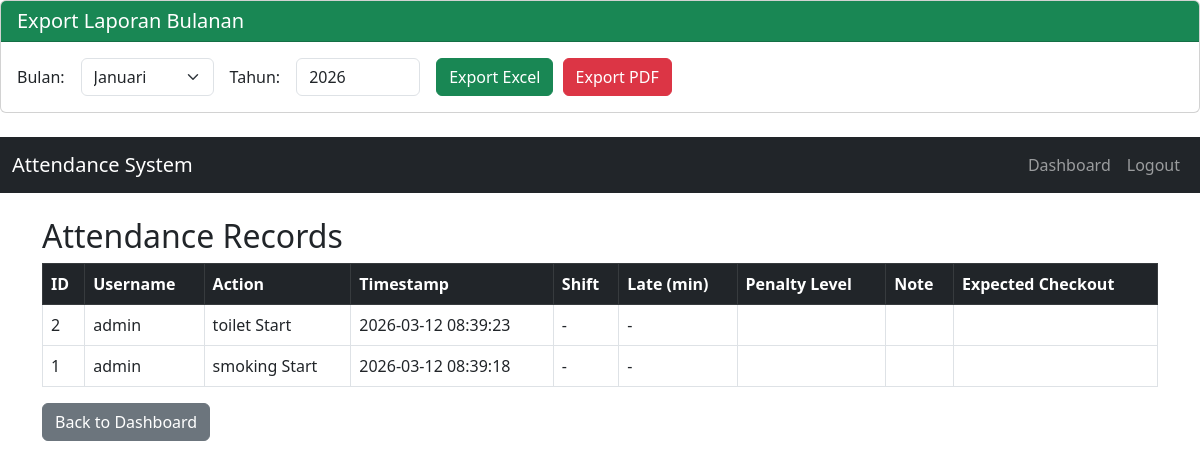
The page /records (signed in) on the database as committed earlier.
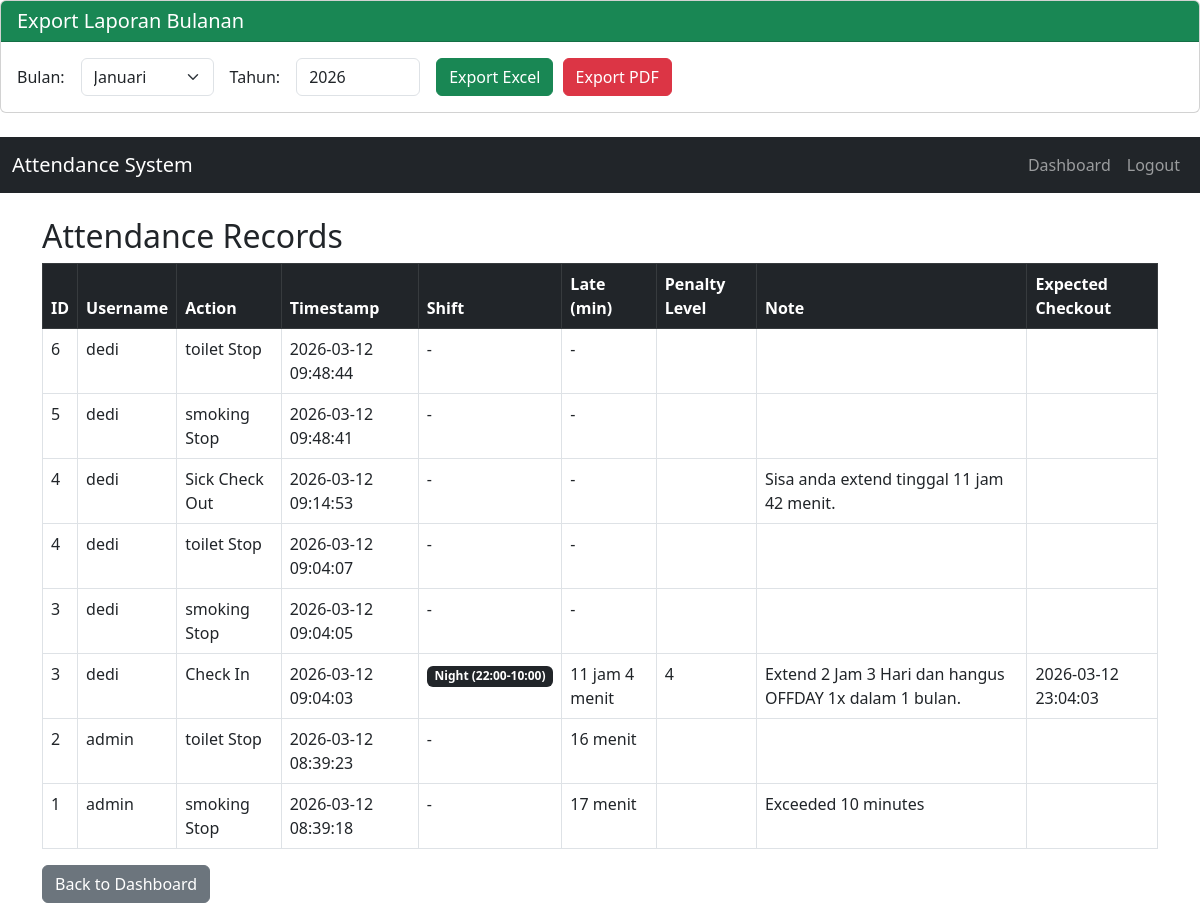
The same page on the database as committed later.
### tables this page shows
CREATE TABLE breaks (
                    id INTEGER PRIMARY KEY AUTOINCREMENT,
                    user_id INTEGER NOT NULL,
                    break_type TEXT NOT NULL,
                    start_time DATETIME NOT NULL,
                    end_time DATETIME,
                    duration INTEGER,
                    phone_used BOOLEAN DEFAULT 0,
                    note TEXT,
                    FOREIGN KEY(user_id) REFERENCES users(id)
                );

CREATE TABLE users (
                    id INTEGER PRIMARY KEY AUTOINCREMENT,
                    username TEXT UNIQUE NOT NULL,
                    password TEXT NOT NULL,
                    role TEXT NOT NULL,
                    default_shift TEXT DEFAULT 'auto'
                );

CREATE TABLE attendance (
                    id INTEGER PRIMARY KEY AUTOINCREMENT,
                    user_id INTEGER NOT NULL,
                    action TEXT NOT NULL,
                    timestamp DATETIME NOT NULL,
                    note TEXT,
                    shift TEXT,
                    late_minutes INTEGER,
                    penalty_level INTEGER,
                    expected_checkout DATETIME,
                    FOREIGN KEY(user_id) REFERENCES users(id)
                );

### app.py (the view, shortened to what this page needs)
@app.route('/records')
@login_required
def records():
    try:
        user_id = session['user_id']
        role = session['role']
        if role == 'admin':
            attendance = query_db('''
                SELECT
                    a.id,
                    u.username,
                    a.action,
                    a.timestamp,
                    a.note,
                    a.shift,
                    a.late_minutes,
                    a.penalty_level,
                    a.expected_checkout,
                    'attendance' as record_type
                FROM attendance a
                JOIN users u ON a.user_id = u.id
                ORDER BY a.timestamp DESC
                LIMIT 1000
            ''')
            breaks = query_db('''
                SELECT
                    b.id,
                    u.username,
                    b.break_type || ' ' || CASE WHEN b.end_time IS NULL THEN 'Start' ELSE 'Stop' END as action,
                    b.start_time as timestamp,
                    b.note,
                    NULL as shift,
                    b.duration as late_minutes,
                    NULL as penalty_level,
                    NULL as expected_checkout,
                    'break' as record_type
                FROM breaks b
                JOIN users u ON b.user_id = u.id
                ORDER BY b.start_time DESC
                LIMIT 1000
            ''')
            from itertools import chain
            records = list(chain(attendance, breaks))
            records.sort(key=lambda x: x['timestamp'], reverse=True)
            records = records[:500]
        now = datetime.now()
        return render_template('records.html', records=records, now=now)
    except Exception as e:
        app.logger.error(f"Error in records route: {str(e)}")
        flash('Error loading records', 'danger')
        return redirect(url_for('dashboard'))

### app.py (called while the page is built)
def get_db():
    if DATABASE_URL and DATABASE_URL.startswith('postgres'):
        if not hasattr(g, '_database'):
            g._database = psycopg2.connect(DATABASE_URL, cursor_factory=RealDictCursor)
        return g._database
    else:
        db = getattr(g, '_database', None)
        if db is None:
            db = g._database = sqlite3.connect('attendance.db')
            db.row_factory = sqlite3.Row
        return db

@app.teardown_appcontext
def close_connection(exception):
    db = getattr(g, '_database', None)
    if db is not None:
        db.close()

def query_db(query, args=(), one=False):
    try:
        conn = get_db()
        if DATABASE_URL and DATABASE_URL.startswith('postgres'):
            cur = conn.cursor()
            cur.execute(query.replace('?', '%s'), args)
            rv = cur.fetchall()
            cur.close()
            return (rv[0] if rv else None) if one else rv
        else:
            cur = conn.execute(query, args)
            rv = cur.fetchall()
            cur.close()
            return (rv[0] if rv else None) if one else rv
    except Exception as e:
        app.logger.error(f"Database query error: {str(e)}")
        raise

### templates/records.html (shortened to what the changed rows need)
<!DOCTYPE html>
<html lang="en">
<head>
    <link href="https://cdn.jsdelivr.net/npm/bootstrap@5.3.0/dist/css/bootstrap.min.css" rel="stylesheet">
    <link rel="stylesheet" href="{{ url_for('static', filename='style.css') }}">
</head>
<body>
    <div class="container mt-4">
        <h2>Attendance Records</h2>
        <div class="table-responsive">
            <table class="table table-bordered table-hover">
                <thead class="table-dark">
                    <tr>
                        <th>ID</th>
                        {% if session.role == 'admin' %}<th>Username</th>{% endif %}
                        <th>Action</th>
                        <th>Timestamp</th>
                        <th>Shift</th>
                        <th>Late (min)</th>
                        <th>Penalty Level</th>
                        <th>Note</th>
                        <th>Expected Checkout</th>
                    </tr>
                </thead>
                <tbody>
                    {% for rec in records %}
                    <tr class="penalty-{{ rec.penalty_level or 0 }}">
                        <td>{{ rec.id }}</td>
                        {% if session.role == 'admin' %}<td>{{ rec.username }}</td>{% endif %}
                        <td>{{ rec.action }}</td>
                        <td>{{ rec.timestamp }}</td>
                        <td>
                            {% if rec.shift == 'morning' %}
                                <span class="badge bg-primary">Morning (10:00-22:00)</span>
                            {% elif rec.shift == 'night' %}
                                <span class="badge bg-dark">Night (22:00-10:00)</span>
                            {% elif rec.shift == 'gantung_pagi' %}
                                <span class="badge bg-warning">Gantung Pagi (12:00-00:00)</span>
                            {% elif rec.shift == 'gantung_malam' %}
                                <span class="badge bg-secondary">Gantung Malam (00:00-12:00)</span>
                            {% elif rec.shift == 'auto' %}
                                <span class="badge bg-info">Auto (Bebas)</span>
                            {% else %}
                                {{ rec.shift or '-' }}
                            {% endif %}
                        </td>
                        <td>
                            {% if rec.late_minutes and rec.late_minutes > 0 %}
                                {% set hours = (rec.late_minutes / 60)|int %}
                                {% set mins = (rec.late_minutes % 60)|int %}
                                {% if hours > 0 and mins > 0 %}
                                    {{ hours }} jam {{ mins }} menit
                                {% elif hours > 0 %}
                                    {{ hours }} jam
                                {% else %}
                                    {{ mins }} menit
                                {% endif %}
                            {% else %}
                                -
                            {% endif %}
                        </td>
                        <td>{{ rec.penalty_level or '' }}</td>
                        <td>{{ rec.note or '' }}</td>
                        <td>{{ rec.expected_checkout or '' }}</td>
                    </tr>
                    {% endfor %}
                </tbody>
            </table>
        </div>
    </div>
</body>
</html>

Rows that differ between the two databases and show on the page:
added breaks: id "6", username "dedi", action "toilet Stop", timestamp "2026-03-12 09:48:44", shift "-"
added breaks: id "5", username "dedi", action "smoking Stop", timestamp "2026-03-12 09:48:41", shift "-"
added attendance: id "4", username "dedi", action "Sick Check Out", timestamp "2026-03-12 09:14:53", shift "-", note "Sisa anda extend tinggal 11 jam 42 menit."
added breaks: id "4", username "dedi", action "toilet Stop", timestamp "2026-03-12 09:04:07", shift "-"
added breaks: id "3", username "dedi", action "smoking Stop", timestamp "2026-03-12 09:04:05", shift "-"
added attendance: id "3", username "dedi", action "Check In", timestamp "2026-03-12 09:04:03", shift "Night (22:00-10:00)", hours "11", penalty_level "4", note "Extend 2 Jam 3 Hari dan hangus OFFDAY 1x dalam 1 bulan.", expected_checkout "2026-03-12 23:04:03"
changed breaks id 2: action "toilet Start" → "toilet Stop"; duration (not shown) → "16"; no longer shows "-"
changed breaks id 1: action "smoking Start" → "smoking Stop"; duration (not shown) → "17"; note (not shown) → "Exceeded 10 minutes"; no longer shows "-"
